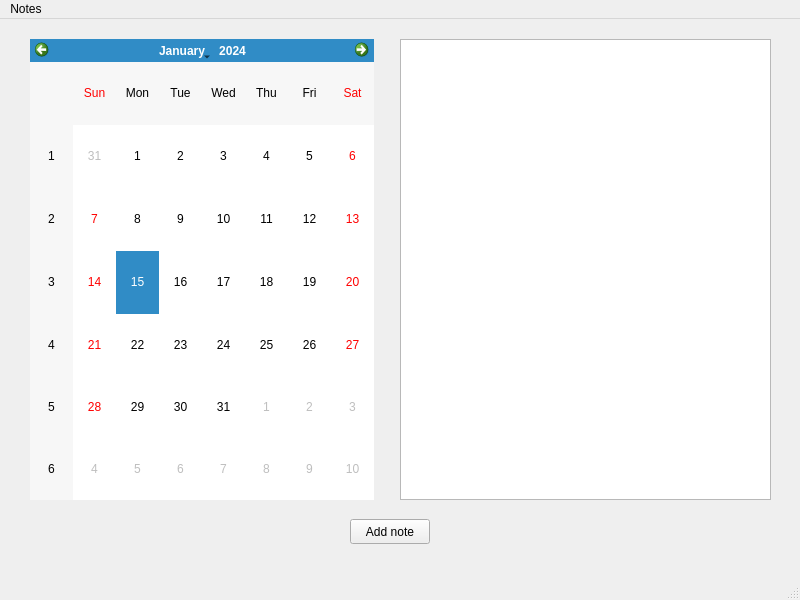
<?xml version="1.0" encoding="UTF-8"?>
<ui version="4.0">
 <class>MainWindow</class>
 <widget class="QMainWindow" name="MainWindow">
  <property name="geometry">
   <rect>
    <x>0</x>
    <y>0</y>
    <width>800</width>
    <height>600</height>
   </rect>
  </property>
  <property name="windowTitle">
   <string>My Notes</string>
  </property>
  <widget class="QWidget" name="centralwidget">
   <widget class="QCalendarWidget" name="MyCalendar">
    <property name="geometry">
     <rect>
      <x>30</x>
      <y>20</y>
      <width>344</width>
      <height>461</height>
     </rect>
    </property>
    <property name="firstDayOfWeek">
     <enum>Qt::Sunday</enum>
    </property>
   </widget>
   <widget class="QPlainTextEdit" name="NewNote">
    <property name="geometry">
     <rect>
      <x>400</x>
      <y>20</y>
      <width>371</width>
      <height>461</height>
     </rect>
    </property>
    <property name="plainText">
     <string/>
    </property>
   </widget>
   <widget class="QPushButton" name="AddNote">
    <property name="geometry">
     <rect>
      <x>350</x>
      <y>500</y>
      <width>80</width>
      <height>25</height>
     </rect>
    </property>
    <property name="text">
     <string>Add note</string>
    </property>
   </widget>
  </widget>
  <widget class="QStatusBar" name="statusbar"/>
  <widget class="QMenuBar" name="menubar">
   <property name="geometry">
    <rect>
     <x>0</x>
     <y>0</y>
     <width>800</width>
     <height>25</height>
    </rect>
   </property>
   <widget class="QMenu" name="menuNotes">
    <property name="title">
     <string>Notes</string>
    </property>
   </widget>
   <addaction name="menuNotes"/>
  </widget>
 </widget>
 <resources/>
 <connections/>
</ui>
